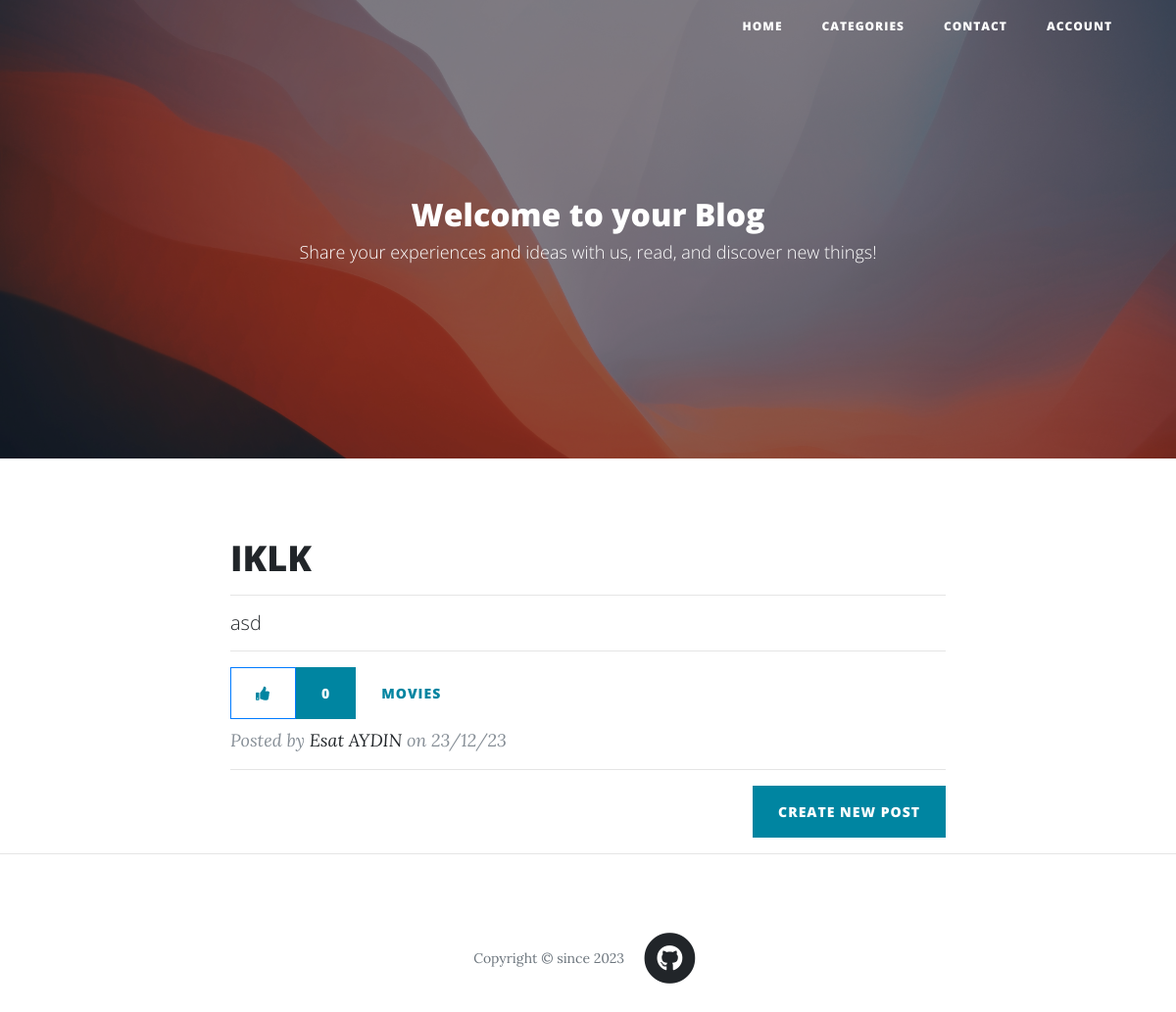
Before: / with the older database file.
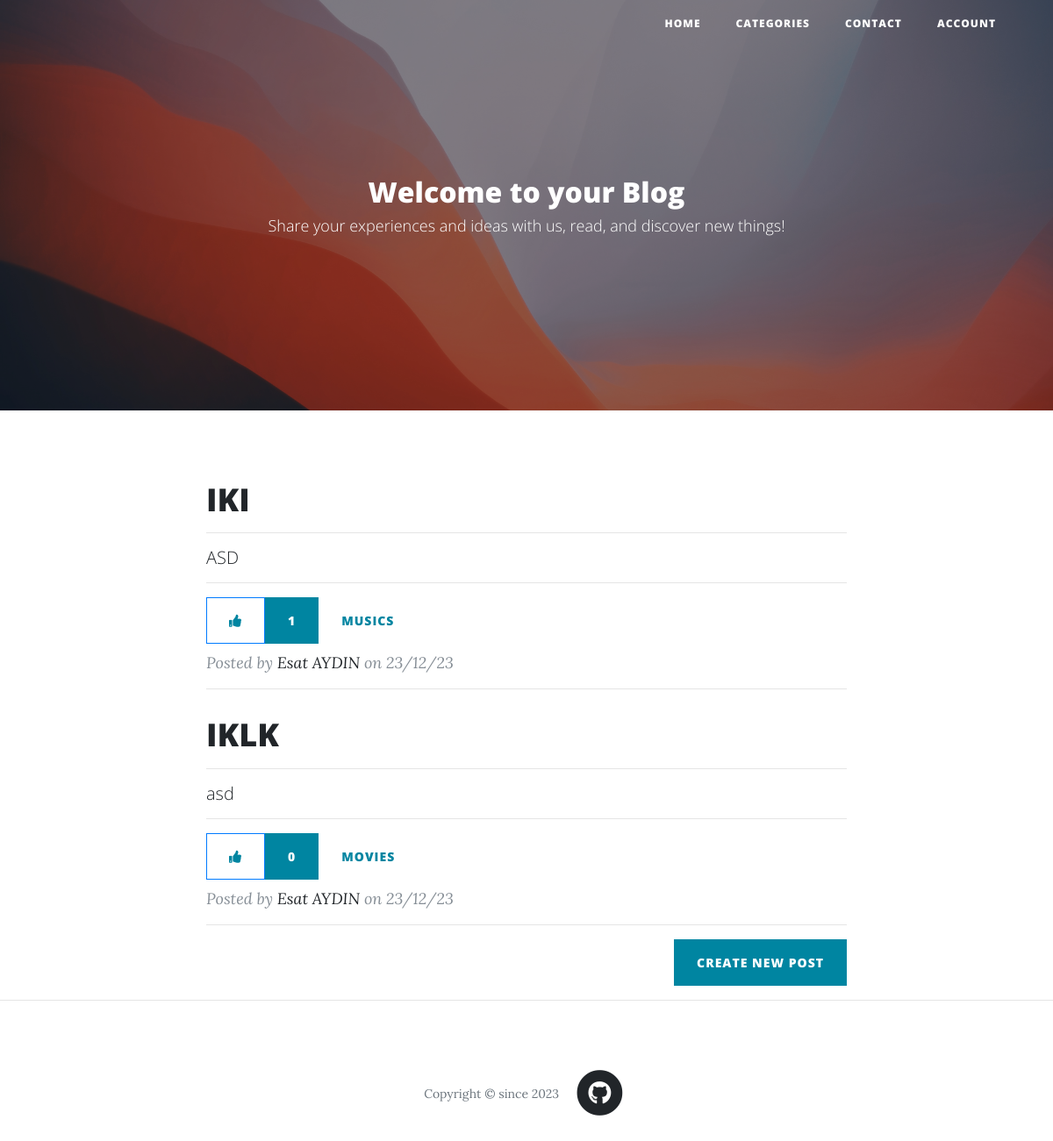
After: the same page with the newer database file.
### database.py (models this page shows)
class BlogPost(db.Model):
    __tablename__ = "posts"
    id = db.Column(db.Integer, primary_key=True)
    author_id = db.Column(db.Integer, db.ForeignKey("users.id"))
    author = relationship("User", back_populates="posts")
    title = db.Column(db.String(250), nullable=False)
    subtitle = db.Column(db.String(250), nullable=False)
    date = db.Column(db.String(250), nullable=False)
    body = db.Column(db.Text, nullable=False)
    category = db.Column(db.Text)
    like_num = db.Column(db.Integer)
    img_url = db.Column(db.String(250), nullable=False)
    likes = db.Column(db.String(250))
    comments = relationship("Comment", back_populates="parent_post", order_by="desc(Comment.like_num)")

class User(UserMixin, db.Model):
    __tablename__ = "users"
    id = db.Column(db.Integer, primary_key=True)
    name = db.Column(db.String(100), nullable=False)
    surname = db.Column(db.String(100), nullable=False)
    email = db.Column(db.String(120), unique=True, nullable=False)
    phone = db.Column(db.String(15), nullable=False)
    password = db.Column(db.String(200), nullable=False)
    posts = relationship("BlogPost", back_populates="author")
    comments = relationship("Comment", back_populates="comment_author")

### server.py (the view)
@app.route("/", methods=["GET"])
def get_all_posts():
    posts = BlogPost.query.order_by(BlogPost.like_num.desc()).all()
    return render_template("index.html", all_posts=posts)

### templates/index.html (shortened to what this page needs)
{% include "header.html" %}
  <header class="masthead" style="background-image: url('/static/img/index.jpeg')">
    <div class="overlay"></div>
    <div class="container">
      <div class="row">
        <div class="col-lg-8 col-md-10 mx-auto">
          <div class="site-heading">
            <h2>Welcome to your Blog</h2>
            <span style="font-size: 18px;" class="subheading">Share your experiences and ideas with us, read, and discover new things!</span>
          </div>
        </div>
      </div>
    </div>
  </header>
  <div class="container">
    <div class="row">
      <div class="col-lg-8 col-md-10 mx-auto">
        {% for post in all_posts %}
        <div class="post-preview">
          <a href="{{ url_for('show_post', index=post.id) }}">
            <h2 class="post-title">
              {{post.title}}
            </h2>
            <hr>
            <h5 class="post-subtitle">
              {{post.subtitle}}
            </h5>
            <hr>
          </a>
          <div class="d-flex align-items-center mb-2">
            <a href="{{ url_for('like_post', post_id=post.id, page='home') }}" type="button" class="btn btn-outline-primary me-2" id="likeButton">
                <i style="color: #0085a1; border: #0085a1;" class="fas fa-thumbs-up"></i>
            </a>
            <div class="likeNumber btn btn-primary me-2">{{ post.like_num }}</div>
            <a style="color: #0085a1;" href="{{ url_for('get_category', name=post.category.lower()) }}" class="btn btn-link">{{ post.category }}</a>
          </div>
          <p class="post-meta mb-0">
              Posted by
              <a href="{{ url_for('show_profile', user_id=post.author.id) }}" class="author-link">{{ post.author.name }} {{ post.author.surname }}</a>
              on {{ post.date }}
          </p>
        </div>
        <hr>
        {% endfor %}
        <div class="clearfix">
          <a class="btn btn-primary float-right" href="{{url_for('new_post')}}">Create New Post</a>
        </div>
      </div>
    </div>
  </div>
  <hr>
{% include "footer.html" %}

### templates/header.html (shortened to what this page needs)
<!DOCTYPE html>
<html lang="en">
<head>
  <link href="{{ url_for('static', filename='vendor/bootstrap/css/bootstrap.min.css') }}" rel="stylesheet">
  <link href="{{ url_for('static', filename='vendor/fontawesome-free/css/all.min.css')}}" rel="stylesheet" type="text/css">
  <link href="{{ url_for('static', filename='css/clean-blog.min.css')}}" rel="stylesheet">
</head>
<body>
  <nav class="navbar navbar-expand-lg navbar-light fixed-top" id="mainNav">
    <div class="container">
      <div class="collapse navbar-collapse" id="navbarResponsive">
        <ul class="navbar-nav ml-auto">
          <li class="nav-item">
            <a class="nav-link" href="/">Home</a>
          </li>
          <li class="nav-item">
            <a class="nav-link showCategories linkCursor">Categories</a>
          </li>
          <li class="nav-item">
            <a class="nav-link" href="/contact">Contact</a>
          </li>
          {% if not current_user.is_authenticated: %}
          <li class="nav-item showLogin">
            <a class="nav-link linkCursor">Account</a>
          </li>
          {% endif %}
        </ul>
      </div>
    </div>
  </nav>

### templates/footer.html (shortened to what this page needs)
  <footer>
    <div class="container">
      <div class="row">
        <div class="col-lg-8 col-md-10 mx-auto">
          <ul class="list-inline text-center">
            <li class="list-inline-item">
              <p class="copyright text-muted">Copyright &copy; since 2023</p>
            </li>
            <li class="list-inline-item">
              <a href="/contact">
                <span class="fa-stack fa-lg">
                  <i class="fas fa-circle fa-stack-2x"></i>
                  <i class="fab fa-github fa-stack-1x fa-inverse"></i>
                </span>
              </a>
            </li>
          </ul>
        </div>
      </div>
    </div>
  </footer>
</body>
</html>

### templates/header.html (style rules this page uses)
@media only screen and (min-width: 992px) { .showCategories { border-top-right-radius: 20px; border-top-left-radius: 20px; } }

Changed rows visible on the page:
added BlogPost: title "IKI", subtitle "ASD", like_num "1", category "MUSICS", author.name "Esat", author.surname "AYDIN", date "23/12/23"
